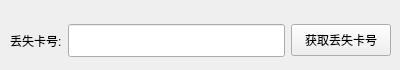
               <widget class="QWidget" name="page_maketoolcard_lostCard">
                <widget class="QWidget" name="horizontalLayoutWidget">
                 <property name="geometry">
                  <rect>
                   <x>10</x>
                   <y>20</y>
                   <width>381</width>
                   <height>41</height>
                  </rect>
                 </property>
                 <layout class="QHBoxLayout" name="horizontalLayout_73">
                  <item>
                   <widget class="QLabel" name="label_39">
                    <property name="text">
                     <string>丢失卡号:</string>
                    </property>
                   </widget>
                  </item>
                  <item>
                   <widget class="QLineEdit" name="line_LostCardNum">
                    <property name="minimumSize">
                     <size>
                      <width>160</width>
                      <height>33</height>
                     </size>
                    </property>
                   </widget>
                  </item>
                  <item>
                   <widget class="QPushButton" name="btn_GetLostCardNum">
                    <property name="minimumSize">
                     <size>
                      <width>100</width>
                      <height>32</height>
                     </size>
                    </property>
                    <property name="text">
                     <string>获取丢失卡号</string>
                    </property>
                   </widget>
                  </item>
                 </layout>
                </widget>
               </widget>
